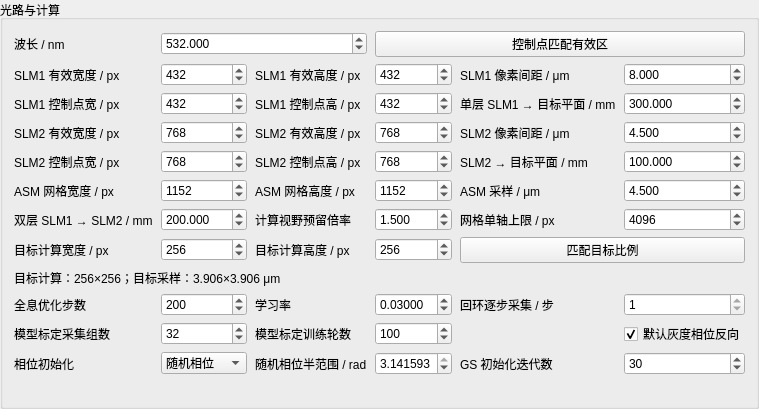
                <widget class="QGroupBox" name="group0">
                 <property name="title">
                  <string>光路与计算</string>
                 </property>
                 <layout class="QGridLayout" name="grid0" columnstretch="0,1,0,1,0,1" rowstretch="0,0,0,0,0,0,0,0,0,0,0,0,0,1">
                  <property name="verticalSpacing">
                   <number>6</number>
                  </property>
                  <property name="horizontalSpacing">
                   <number>8</number>
                  </property>
                  <item row="0" column="0">
                   <widget class="QLabel" name="wavelength_nmLabel">
                    <property name="text">
                     <string>波长 / nm</string>
                    </property>
                   </widget>
                  </item>
                  <item row="0" column="1" colspan="2">
                   <widget class="QDoubleSpinBox" name="wavelength_nm">
                    <property name="decimals">
                     <number>3</number>
                    </property>
                    <property name="minimum">
                     <double>100</double>
                    </property>
                    <property name="maximum">
                     <double>2000</double>
                    </property>
                    <property name="value">
                     <double>532</double>
                    </property>
                    <property name="keyboardTracking">
                     <bool>false</bool>
                    </property>
                   </widget>
                  </item>
                  <item row="0" column="3" colspan="3">
                   <widget class="QPushButton" name="matchControlsButton">
                    <property name="text">
                     <string>控制点匹配有效区</string>
                    </property>
                    <property name="autoDefault">
                     <bool>false</bool>
                    </property>
                    <property name="toolTip">
                     <string>把当前所选 SLM 的控制点宽高设置为其有效宽高，实现逐像素优化。只修改参数，不向硬件发送图像。更改有效区后可再次点击；手动降低控制点不会被自动覆盖。</string>
                    </property>
                   </widget>
                  </item>
                  <item row="1" column="0">
                   <widget class="QLabel" name="slm1_widthLabel">
                    <property name="text">
                     <string>SLM1 有效宽度 / px</string>
                    </property>
                   </widget>
                  </item>
                  <item row="1" column="1">
                   <widget class="QSpinBox" name="slm1_width">
                    <property name="minimum">
                     <number>8</number>
                    </property>
                    <property name="maximum">
                     <number>1920</number>
                    </property>
                    <property name="value">
                     <number>432</number>
                    </property>
                    <property name="keyboardTracking">
                     <bool>false</bool>
                    </property>
                   </widget>
                  </item>
                  <item row="1" column="2">
                   <widget class="QLabel" name="slm1_heightLabel">
                    <property name="text">
                     <string>SLM1 有效高度 / px</string>
                    </property>
                   </widget>
                  </item>
                  <item row="1" column="3">
                   <widget class="QSpinBox" name="slm1_height">
                    <property name="minimum">
                     <number>8</number>
                    </property>
                    <property name="maximum">
                     <number>1080</number>
                    </property>
                    <property name="value">
                     <number>432</number>
                    </property>
                    <property name="keyboardTracking">
                     <bool>false</bool>
                    </property>
                   </widget>
                  </item>
                  <item row="1" column="4">
                   <widget class="QLabel" name="slm1_pitch_umLabel">
                    <property name="text">
                     <string>SLM1 像素间距 / μm</string>
                    </property>
                   </widget>
                  </item>
                  <item row="1" column="5">
                   <widget class="QDoubleSpinBox" name="slm1_pitch_um">
                    <property name="decimals">
                     <number>3</number>
                    </property>
                    <property name="minimum">
                     <double>0.1</double>
                    </property>
                    <property name="maximum">
                     <double>100</double>
                    </property>
                    <property name="value">
                     <double>8</double>
                    </property>
                    <property name="keyboardTracking">
                     <bool>false</bool>
                    </property>
                   </widget>
                  </item>
                  <item row="2" column="0">
                   <widget class="QLabel" name="slm1_controls_widthLabel">
                    <property name="text">
                     <string>SLM1 控制点宽 / px</string>
                    </property>
                   </widget>
                  </item>
                  <item row="2" column="1">
                   <widget class="QSpinBox" name="slm1_controls_width">
                    <property name="minimum">
                     <number>8</number>
                    </property>
                    <property name="maximum">
                     <number>1920</number>
                    </property>
                    <property name="value">
                     <number>432</number>
                    </property>
                    <property name="keyboardTracking">
                     <bool>false</bool>
                    </property>
                    <property name="toolTip">
                     <string>优化器直接调整的控制点数。宽高与有效区相同时逐像素优化；较小矩形控制点插值到有效区。建议保持有效区宽高比，例如 1920×1080 可用 960×540。此参数用于全息生成与相机回环。</string>
                    </property>
                   </widget>
                  </item>
                  <item row="2" column="2">
                   <widget class="QLabel" name="slm1_controls_heightLabel">
                    <property name="text">
                     <string>SLM1 控制点高 / px</string>
                    </property>
                   </widget>
                  </item>
                  <item row="2" column="3">
                   <widget class="QSpinBox" name="slm1_controls_height">
                    <property name="minimum">
                     <number>8</number>
                    </property>
                    <property name="maximum">
                     <number>1920</number>
                    </property>
                    <property name="value">
                     <number>432</number>
                    </property>
                    <property name="keyboardTracking">
                     <bool>false</bool>
                    </property>
                    <property name="toolTip">
                     <string>优化器直接调整的控制点数。宽高与有效区相同时逐像素优化；较小矩形控制点插值到有效区。建议保持有效区宽高比，例如 1920×1080 可用 960×540。此参数用于全息生成与相机回环。</string>
                    </property>
                   </widget>
                  </item>
                  <item row="2" column="4">
                   <widget class="QLabel" name="slm1_distance_mmLabel">
                    <property name="text">
                     <string>单层 SLM1 → 目标平面 / mm</string>
                    </property>
                   </widget>
                  </item>
                  <item row="2" column="5">
                   <widget class="QDoubleSpinBox" name="slm1_distance_mm">
                    <property name="decimals">
                     <number>3</number>
                    </property>
                    <property name="minimum">
                     <double>0.1</double>
                    </property>
                    <property name="maximum">
                     <double>10000</double>
                    </property>
                    <property name="value">
                     <double>300</double>
                    </property>
                    <property name="keyboardTracking">
                     <bool>false</bool>
                    </property>
                   </widget>
                  </item>
                  <item row="3" column="0">
                   <widget class="QLabel" name="slm2_widthLabel">
                    <property name="text">
                     <string>SLM2 有效宽度 / px</string>
                    </property>
                   </widget>
                  </item>
                  <item row="3" column="1">
                   <widget class="QSpinBox" name="slm2_width">
                    <property name="minimum">
                     <number>8</number>
                    </property>
                    <property name="maximum">
                     <number>1920</number>
                    </property>
                    <property name="value">
                     <number>768</number>
                    </property>
                    <property name="keyboardTracking">
                     <bool>false</bool>
                    </property>
                   </widget>
                  </item>
                  <item row="3" column="2">
                   <widget class="QLabel" name="slm2_heightLabel">
                    <property name="text">
                     <string>SLM2 有效高度 / px</string>
                    </property>
                   </widget>
                  </item>
                  <item row="3" column="3">
                   <widget class="QSpinBox" name="slm2_height">
                    <property name="minimum">
                     <number>8</number>
                    </property>
                    <property name="maximum">
                     <number>1080</number>
                    </property>
                    <property name="value">
                     <number>768</number>
                    </property>
                    <property name="keyboardTracking">
                     <bool>false</bool>
                    </property>
                   </widget>
                  </item>
                  <item row="3" column="4">
                   <widget class="QLabel" name="slm2_pitch_umLabel">
                    <property name="text">
                     <string>SLM2 像素间距 / μm</string>
                    </property>
                   </widget>
                  </item>
                  <item row="3" column="5">
                   <widget class="QDoubleSpinBox" name="slm2_pitch_um">
                    <property name="decimals">
                     <number>3</number>
                    </property>
                    <property name="minimum">
                     <double>0.1</double>
                    </property>
                    <property name="maximum">
                     <double>100</double>
                    </property>
                    <property name="value">
                     <double>4.5</double>
                    </property>
                    <property name="keyboardTracking">
                     <bool>false</bool>
                    </property>
                   </widget>
                  </item>
                  <item row="4" column="0">
                   <widget class="QLabel" name="slm2_controls_widthLabel">
                    <property name="text">
                     <string>SLM2 控制点宽 / px</string>
                    </property>
                   </widget>
                  </item>
                  <item row="4" column="1">
                   <widget class="QSpinBox" name="slm2_controls_width">
                    <property name="minimum">
                     <number>8</number>
                    </property>
                    <property name="maximum">
                     <number>1920</number>
                    </property>
                    <property name="value">
                     <number>768</number>
                    </property>
                    <property name="keyboardTracking">
                     <bool>false</bool>
                    </property>
                    <property name="toolTip">
                     <string>优化器直接调整的控制点数。宽高与有效区相同时逐像素优化；较小矩形控制点插值到有效区。建议保持有效区宽高比，例如 1920×1080 可用 960×540。此参数用于全息生成与相机回环。</string>
                    </property>
                   </widget>
                  </item>
                  <item row="4" column="2">
                   <widget class="QLabel" name="slm2_controls_heightLabel">
                    <property name="text">
                     <string>SLM2 控制点高 / px</string>
                    </property>
                   </widget>
                  </item>
                  <item row="4" column="3">
                   <widget class="QSpinBox" name="slm2_controls_height">
                    <property name="minimum">
                     <number>8</number>
                    </property>
                    <property name="maximum">
                     <number>1920</number>
                    </property>
                    <property name="value">
                     <number>768</number>
                    </property>
                    <property name="keyboardTracking">
                     <bool>false</bool>
                    </property>
                    <property name="toolTip">
                     <string>优化器直接调整的控制点数。宽高与有效区相同时逐像素优化；较小矩形控制点插值到有效区。建议保持有效区宽高比，例如 1920×1080 可用 960×540。此参数用于全息生成与相机回环。</string>
                    </property>
                   </widget>
                  </item>
                  <item row="4" column="4">
                   <widget class="QLabel" name="slm2_distance_mmLabel">
                    <property name="text">
                     <string>SLM2 → 目标平面 / mm</string>
                    </property>
                   </widget>
                  </item>
                  <item row="4" column="5">
                   <widget class="QDoubleSpinBox" name="slm2_distance_mm">
                    <property name="decimals">
                     <number>3</number>
                    </property>
                    <property name="minimum">
                     <double>0.1</double>
                    </property>
                    <property name="maximum">
                     <double>10000</double>
                    </property>
                    <property name="value">
                     <double>100</double>
                    </property>
                    <property name="keyboardTracking">
                     <bool>false</bool>
                    </property>
                   </widget>
                  </item>
                  <item row="5" column="0">
                   <widget class="QLabel" name="grid_widthLabel">
                    <property name="text">
                     <string>ASM 网格宽度 / px</string>
                    </property>
                   </widget>
                  </item>
                  <item row="5" column="1">
                   <widget class="QSpinBox" name="grid_width">
                    <property name="minimum">
                     <number>32</number>
                    </property>
                    <property name="maximum">
                     <number>16384</number>
                    </property>
                    <property name="value">
                     <number>1152</number>
                    </property>
                    <property name="keyboardTracking">
                     <bool>false</bool>
                    </property>
                   </widget>
                  </item>
                  <item row="5" column="2">
                   <widget class="QLabel" name="grid_heightLabel">
                    <property name="text">
                     <string>ASM 网格高度 / px</string>
                    </property>
                   </widget>
                  </item>
                  <item row="5" column="3">
                   <widget class="QSpinBox" name="grid_height">
                    <property name="minimum">
                     <number>32</number>
                    </property>
                    <property name="maximum">
                     <number>16384</number>
                    </property>
                    <property name="value">
                     <number>1152</number>
                    </property>
                    <property name="keyboardTracking">
                     <bool>false</bool>
                    </property>
                   </widget>
                  </item>
                  <item row="5" column="4">
                   <widget class="QLabel" name="sampling_umLabel">
                    <property name="text">
                     <string>ASM 采样 / μm</string>
                    </property>
                   </widget>
                  </item>
                  <item row="5" column="5">
                   <widget class="QDoubleSpinBox" name="sampling_um">
                    <property name="decimals">
                     <number>3</number>
                    </property>
                    <property name="minimum">
                     <double>0.1</double>
                    </property>
                    <property name="maximum">
                     <double>100</double>
                    </property>
                    <property name="value">
                     <double>4.5</double>
                    </property>
                    <property name="keyboardTracking">
                     <bool>false</bool>
                    </property>
                   </widget>
                  </item>
                  <item row="6" column="0">
                   <widget class="QLabel" name="inter_slm_mmLabel">
                    <property name="text">
                     <string>双层 SLM1 → SLM2 / mm</string>
                    </property>
                   </widget>
                  </item>
                  <item row="6" column="1">
                   <widget class="QDoubleSpinBox" name="inter_slm_mm">
                    <property name="decimals">
                     <number>3</number>
                    </property>
                    <property name="minimum">
                     <double>0.1</double>
                    </property>
                    <property name="maximum">
                     <double>10000</double>
                    </property>
                    <property name="value">
                     <double>200</double>
                    </property>
                    <property name="keyboardTracking">
                     <bool>false</bool>
                    </property>
                   </widget>
                  </item>
                  <item row="6" column="2">
                   <widget class="QLabel" name="grid_marginLabel">
                    <property name="text">
                     <string>计算视野预留倍率</string>
                    </property>
                   </widget>
                  </item>
                  <item row="6" column="3">
                   <widget class="QDoubleSpinBox" name="grid_margin">
                    <property name="toolTip">
                     <string>按有效物理尺寸扩展计算视野，同时必须覆盖目标视野；不是重建倍率，也不是 FFT 补零倍率。</string>
                    </property>
                    <property name="decimals">
                     <number>3</number>
                    </property>
                    <property name="minimum">
                     <double>1</double>
                    </property>
                    <property name="maximum">
                     <double>8</double>
                    </property>
                    <property name="value">
                     <double>1.5</double>
                    </property>
                    <property name="keyboardTracking">
                     <bool>false</bool>
                    </property>
                   </widget>
                  </item>
                  <item row="6" column="4">
                   <widget class="QLabel" name="grid_limitLabel">
                    <property name="text">
                     <string>网格单轴上限 / px</string>
                    </property>
                   </widget>
                  </item>
                  <item row="6" column="5">
                   <widget class="QSpinBox" name="grid_limit">
                    <property name="toolTip">
                     <string>用户设置的资源上限，默认 4096；提高上限不保证显存足够。允许最高 16384。</string>
                    </property>
                    <property name="minimum">
                     <number>32</number>
                    </property>
                    <property name="maximum">
                     <number>16384</number>
                    </property>
                    <property name="value">
                     <number>4096</number>
                    </property>
                    <property name="keyboardTracking">
                     <bool>false</bool>
                    </property>
                   </widget>
                  </item>
                  <item row="7" column="0">
                   <widget class="QLabel" name="output_widthLabel">
                    <property name="text">
                     <string>目标计算宽度 / px</string>
                    </property>
                   </widget>
                  </item>
                  <item row="7" column="1">
                   <widget class="QSpinBox" name="output_width">
                    <property name="minimum">
                     <number>16</number>
                    </property>
                    <property name="maximum">
                     <number>4096</number>
                    </property>
                    <property name="value">
                     <number>256</number>
                    </property>
                    <property name="keyboardTracking">
                     <bool>false</bool>
                    </property>
                   </widget>
                  </item>
                  <item row="7" column="2">
                   <widget class="QLabel" name="output_heightLabel">
                    <property name="text">
                     <string>目标计算高度 / px</string>
                    </property>
                   </widget>
                  </item>
                  <item row="7" column="3">
                   <widget class="QSpinBox" name="output_height">
                    <property name="minimum">
                     <number>16</number>
                    </property>
                    <property name="maximum">
                     <number>4096</number>
                    </property>
                    <property name="value">
                     <number>256</number>
                    </property>
                    <property name="keyboardTracking">
                     <bool>false</bool>
                    </property>
                   </widget>
                  </item>
                  <item row="7" column="4" colspan="2">
                   <widget class="QPushButton" name="matchTargetButton">
                    <property name="text">
                     <string>匹配目标比例</string>
                    </property>
                    <property name="autoDefault">
                     <bool>false</bool>
                    </property>
                    <property name="toolTip">
                     <string>保留目标计算宽度，按最终目标视野的物理宽高比计算高度（取整数）。仅点击时调整，不改变目标物理视野或相位尺寸。</string>
                    </property>
                   </widget>
                  </item>
                  <item row="8" column="0" colspan="6">
                   <widget class="QLabel" name="targetSamplingLabel">
                    <property name="text">
                     <string>目标计算：256×256；目标采样：3.906×3.906 μm</string>
                    </property>
                    <property name="wordWrap">
                     <bool>true</bool>
                    </property>
                    <property name="toolTip">
                     <string>横向采样 = 目标物理宽度 ÷ 计算宽度；纵向采样 = 目标物理高度 ÷ 计算高度。匹配比例取整后，两个方向的采样可能略有差异。</string>
                    </property>
                   </widget>
                  </item>
                  <item row="9" column="0">
                   <widget class="QLabel" name="stepsLabel">
                    <property name="text">
                     <string>全息优化步数</string>
                    </property>
                   </widget>
                  </item>
                  <item row="9" column="1">
                   <widget class="QSpinBox" name="steps">
                    <property name="minimum">
                     <number>1</number>
                    </property>
                    <property name="maximum">
                     <number>20000</number>
                    </property>
                    <property name="value">
                     <number>200</number>
                    </property>
                    <property name="keyboardTracking">
                     <bool>false</bool>
                    </property>
                   </widget>
                  </item>
                  <item row="9" column="2">
                   <widget class="QLabel" name="learning_rateLabel">
                    <property name="text">
                     <string>学习率</string>
                    </property>
                   </widget>
                  </item>
                  <item row="9" column="3">
                   <widget class="QDoubleSpinBox" name="learning_rate">
                    <property name="decimals">
                     <number>5</number>
                    </property>
                    <property name="minimum">
                     <double>0.00001</double>
                    </property>
                    <property name="maximum">
                     <double>1</double>
                    </property>
                    <property name="value">
                     <double>0.03</double>
                    </property>
                    <property name="keyboardTracking">
                     <bool>false</bool>
                    </property>
                   </widget>
                  </item>
                  <item row="9" column="4">
                   <widget class="QLabel" name="feedback_everyLabel">
                    <property name="text">
                     <string>回环逐步采集 / 步</string>
                    </property>
                   </widget>
                  </item>
                  <item row="9" column="5">
                   <widget class="QSpinBox" name="feedback_every">
                    <property name="minimum">
                     <number>1</number>
                    </property>
                    <property name="maximum">
                     <number>1</number>
                    </property>
                    <property name="value">
                     <number>1</number>
                    </property>
                    <property name="keyboardTracking">
                     <bool>false</bool>
                    </property>
                   </widget>
                  </item>
                  <item row="10" column="0">
                   <widget class="QLabel" name="samplesLabel">
                    <property name="text">
                     <string>模型标定采集组数</string>
                    </property>
                   </widget>
                  </item>
                  <item row="10" column="1">
                   <widget class="QSpinBox" name="samples">
                    <property name="minimum">
                     <number>8</number>
                    </property>
                    <property name="maximum">
                     <number>1000</number>
                    </property>
                    <property name="value">
                     <number>32</number>
                    </property>
                    <property name="keyboardTracking">
                     <bool>false</bool>
                    </property>
                   </widget>
                  </item>
                  <item row="10" column="2">
                   <widget class="QLabel" name="epochsLabel">
                    <property name="text">
                     <string>模型标定训练轮数</string>
                    </property>
                   </widget>
                  </item>
                  <item row="10" column="3">
                   <widget class="QSpinBox" name="epochs">
                    <property name="minimum">
                     <number>1</number>
                    </property>
                    <property name="maximum">
                     <number>10000</number>
                    </property>
                    <property name="value">
                     <number>100</number>
                    </property>
                    <property name="keyboardTracking">
                     <bool>false</bool>
                    </property>
                   </widget>
                  </item>
                  <item row="10" column="4">
                   <widget class="QLabel" name="gray_invertedLabel">
                    <property name="text">
                     <string />
                    </property>
                   </widget>
                  </item>
                  <item row="10" column="5">
                   <widget class="QCheckBox" name="gray_inverted">
                    <property name="text">
                     <string>默认灰度相位反向</string>
                    </property>
                    <property name="checked">
                     <bool>true</bool>
                    </property>
                   </widget>
                  </item>
                  <item row="11" column="0">
                   <widget class="QLabel" name="initializationLabel">
                    <property name="text">
                     <string>相位初始化</string>
                    </property>
                   </widget>
                  </item>
                  <item row="11" column="1">
                   <widget class="QComboBox" name="initialization">
                    <item>
                     <property name="text">
                      <string>随机相位</string>
                     </property>
                    </item>
                    <item>
                     <property name="text">
                      <string>GS 初始化</string>
                     </property>
                    </item>
                   </widget>
                  </item>
                  <item row="11" column="2">
                   <widget class="QLabel" name="init_range_radLabel">
                    <property name="text">
                     <string>随机相位半范围 / rad</string>
                    </property>
                   </widget>
                  </item>
                  <item row="11" column="3">
                   <widget class="QDoubleSpinBox" name="init_range_rad">
                    <property name="toolTip">
                     <string>以中间灰度对应相位为中心，在 −此值～+此值范围随机初始化；0 为平相位。GS 也从此范围开始，不限制最终相位。</string>
                    </property>
                    <property name="decimals">
                     <number>6</number>
                    </property>
                    <property name="minimum">
                     <double>0</double>
                    </property>
                    <property name="maximum">
                     <double>3.141593</double>
                    </property>
                    <property name="value">
                     <double>3.141593</double>
                    </property>
                    <property name="keyboardTracking">
                     <bool>false</bool>
                    </property>
                   </widget>
                  </item>
                  <item row="11" column="4">
                   <widget class="QLabel" name="gs_iterationsLabel">
                    <property name="text">
                     <string>GS 初始化迭代数</string>
                    </property>
                   </widget>
                  </item>
                  <item row="11" column="5">
                   <widget class="QSpinBox" name="gs_iterations">
                    <property name="toolTip">
                     <string>先做目标振幅约束与反向传播，再进入 Adam；双 SLM 依次投影。保留模拟误差最小的起点，不保证实物改善。</string>
                    </property>
                    <property name="minimum">
                     <number>1</number>
                    </property>
                    <property name="maximum">
                     <number>1000</number>
                    </property>
                    <property name="value">
                     <number>30</number>
                    </property>
                    <property name="keyboardTracking">
                     <bool>false</bool>
                    </property>
                   </widget>
                  </item>
                  <item row="12" column="0" colspan="6">
                   <widget class="QLabel" name="gridResourceLabel">
                    <property name="text">
                     <string />
                    </property>
                    <property name="wordWrap">
                     <bool>true</bool>
                    </property>
                   </widget>
                  </item>
                 </layout>
                </widget>
